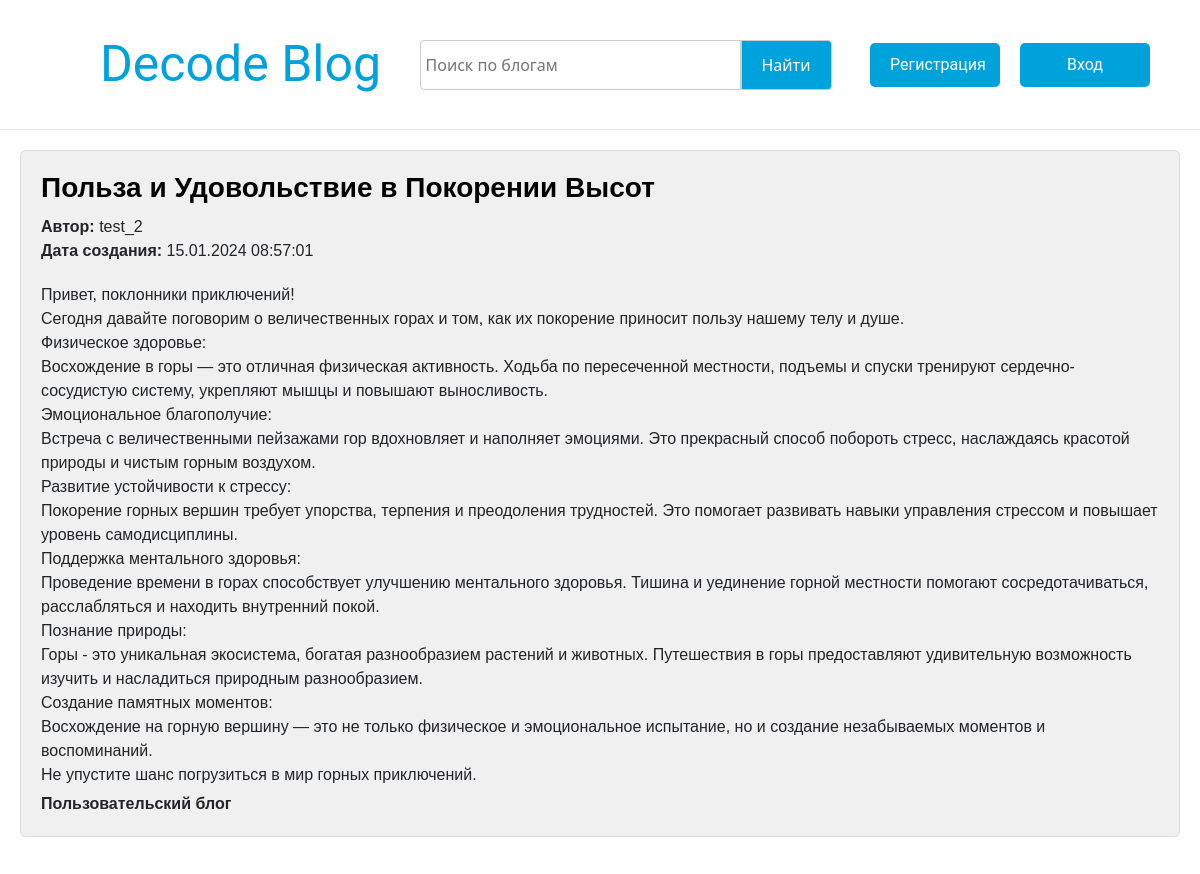
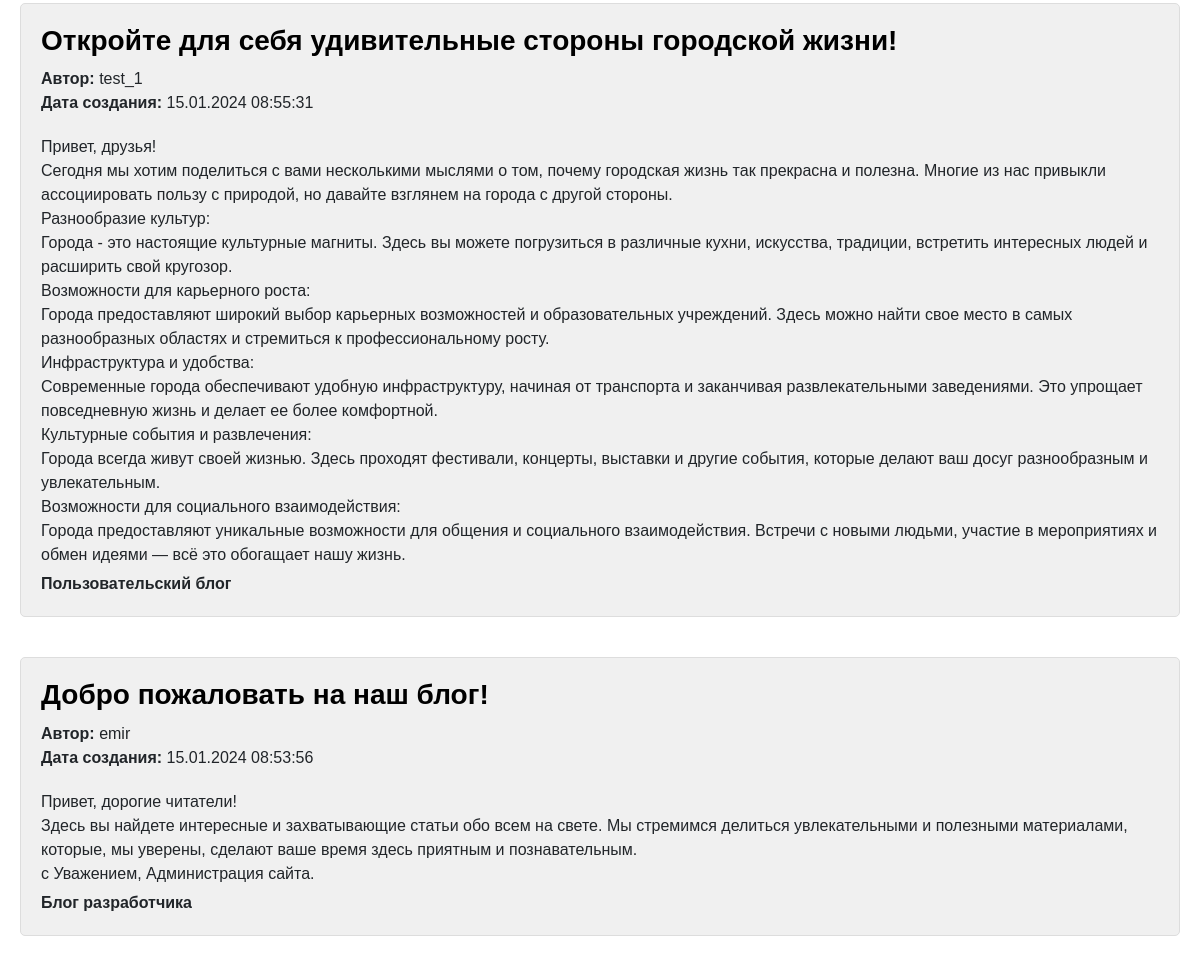
Screenshot of /blog_app with the database file from the repository (2 pictures, top to bottom).
### blog_app/models.py (models this page shows, shortened)
class Blog(models.Model):
    title = models.CharField(max_length=100)
    content = models.TextField(null=False)
    author = models.ForeignKey(User, on_delete=models.CASCADE, null=True)
    created_at = models.DateTimeField(auto_now_add=True)

### authe/models.py (models this page shows, shortened)
class User(AbstractUser):
    email = models.EmailField(unique=True)
    full_name = models.CharField(max_length=100)

### blog_app/views.py (the view)
# urls.py: path('', views.ViewAllBlogs.as_view(), name='index'),
class ViewAllBlogs(View):   # главная
    def get(self, request):
        blogs = Blog.objects.all().order_by('-created_at')
        context = {
            'title': 'Список блогов',
            'blogs': blogs,
        }
        return render(request, 'blog_app/index.html', context=context)

### blog_app/templates/blog_app/index.html (shortened to what this page needs)
{% extends "authe/base.html" %}
{% load static %}
{% block static %}
    <link rel="stylesheet" href="{% static 'blog_app/styles/blog.css' %}">
{% endblock %}
{% block content %}
    <section class="entire">
        <div class="blog-list">
            {% for b in blogs %}
                <div class="blog-item">
                    <h2>{{ b.title }}</h2>
                    <p><strong>Автор:</strong> {{ b.author.username }}</p>
                    <p><strong>Дата создания:</strong> {{ b.created_at|date:"d.m.Y H:i:s" }}</p>
                    <div class="blog-content">
                        {{ b.content|linebreaks }}
                    </div>
                    {% if b.author.is_superuser %}
                        <p class="developer-blog">Блог разработчика</p>
                    {% else %}
                        <p class="user-blog">Пользовательский блог</p>
                    {% endif %}
                </div>
            {% endfor %}
        </div>
    </section>
{% endblock %}

### authe/static/authe/styles/authe.css (style rules this page uses)
body { background-color: #ffffff; margin: 0; padding: 0; }

### blog_app/static/blog_app/styles/blog.css (style rules this page uses)
.blog-list { display: flex; flex-direction: column; align-items: center; padding: 0 20px; box-sizing: border-box; }
.blog-item { background-color: #f0f0f0; border: 1px solid #ddd; padding: 20px; margin: 20px 0; width: 100%; border-radius: 5px; }
.blog-item h2 { font-size: 1.75rem; margin: 0 0 10px; font-family: 'Arial', sans-serif; }
.blog-item p { margin: 0; font-family: 'Arial', sans-serif; }
.blog-content { margin-top: 20px; font-family: 'Verdana', sans-serif; }
.user-blog { border-radius: 3px; display: inline-block; font-weight: bold; font-family: 'Arial', sans-serif; padding-top: 5px; }
.developer-blog { border-radius: 3px; display: inline-block; font-weight: bold; font-family: 'Arial', sans-serif; padding-top: 5px; }
h2 { font-weight: 700; color: black; }

### rows the page displays
Blog: title "Польза и Удовольствие в Покорении Высот", author.username "test_2", created_at "15.01.2024 08:57:01", content "Привет, поклонники приключений! Сегодня давайте поговорим о величественных горах и том, как их покорение приносит пользу нашему телу и душе. Физическое здоровье: Восхождение в горы — это отличная физическая активность. Ходьба по пересеченной местности, подъемы и спуски тренируют сердечно-сосудистую систему, укрепляют мышцы и повышают выносливость. Эмоциональное благополучие: Встреча с величественными пейзажами гор вдохновляет и наполняет эмоциями. Это прекрасный способ побороть стресс, наслаждаясь красотой природы и чистым горным воздухом. Развитие устойчивости к стрессу: Покорение горных вершин требует упорства, терпения и преодоления трудностей. Это помогает развивать навыки управления…", shows "Пользовательский блог"
Blog: title "Откройте для себя удивительные стороны городской жизни!", author.username "test_1", created_at "15.01.2024 08:55:31", content "Привет, друзья! Сегодня мы хотим поделиться с вами несколькими мыслями о том, почему городская жизнь так прекрасна и полезна. Многие из нас привыкли ассоциировать пользу с природой, но давайте взглянем на города с другой стороны. Разнообразие культур: Города - это настоящие культурные магниты. Здесь вы можете погрузиться в различные кухни, искусства, традиции, встретить интересных людей и расширить свой кругозор. Возможности для карьерного роста: Города предоставляют широкий выбор карьерных возможностей и образовательных учреждений. Здесь можно найти свое место в самых разнообразных областях и стремиться к профессиональному росту. Инфраструктура и удобства: Современные города обеспечивают…", shows "Пользовательский блог"
Blog: title "Добро пожаловать на наш блог!", author.username "emir", created_at "15.01.2024 08:53:56", content "Привет, дорогие читатели! Здесь вы найдете интересные и захватывающие статьи обо всем на свете. Мы стремимся делиться увлекательными и полезными материалами, которые, мы уверены, сделают ваше время здесь приятным и познавательным. с Уважением, Администрация сайта.", shows "Блог разработчика"
